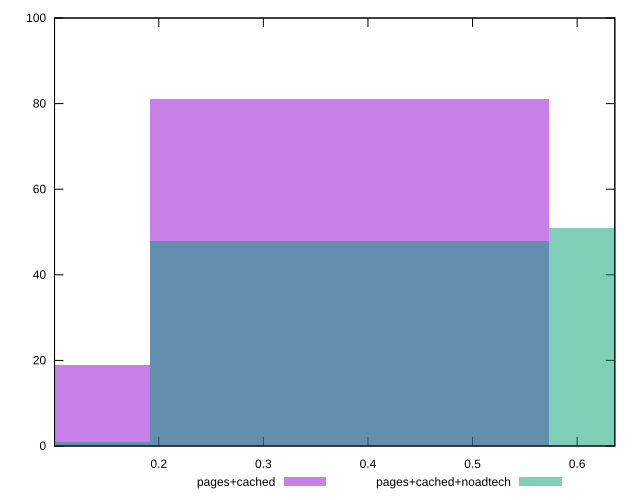

Reproduce this figure in gnuplot.
reset

$pagesCached <<EOF
0 19
0.38236796258751826 81
EOF

$pagesCachedNoadtech <<EOF
0.38236796258751826 48
0.7647359251750365 51
0 1
EOF

set key outside below
set boxwidth 0.38236796258751826
set xrange [0.10032995130466112:0.6360346941312809]
set yrange [0:100]
set trange [0:100]
set style fill transparent solid 0.5 noborder
set terminal svg size 640, 500 enhanced background rgb 'white'
set output "report_00015_2021-02-09T16-11-33.973Z/meta/pScore/comparison/histogram/1_vs_2.svg"

plot $pagesCached title "pages+cached" with boxes, \
     $pagesCachedNoadtech title "pages+cached+noadtech" with boxes

reset
